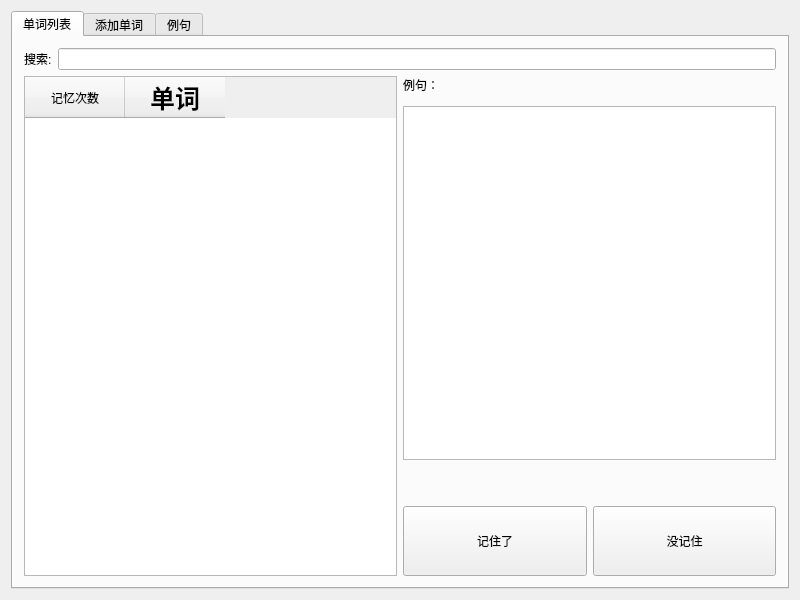
<?xml version="1.0" encoding="UTF-8"?>
<ui version="4.0">
 <class>MainWindow</class>
 <widget class="QMainWindow" name="MainWindow">
  <property name="geometry">
   <rect>
    <x>0</x>
    <y>0</y>
    <width>800</width>
    <height>600</height>
   </rect>
  </property>
  <property name="windowTitle">
   <string>快去背单词!!!</string>
  </property>
  <widget class="QWidget" name="centralWidget">
   <layout class="QGridLayout" name="gridLayout">
    <item row="0" column="0">
     <widget class="QTabWidget" name="tabWidget">
      <property name="currentIndex">
       <number>0</number>
      </property>
      <widget class="QWidget" name="word_list">
       <attribute name="title">
        <string>单词列表</string>
       </attribute>
       <layout class="QGridLayout" name="gridLayout_2">
        <item row="1" column="0" colspan="2">
         <layout class="QHBoxLayout" name="horizontalLayout">
          <item>
           <widget class="QLabel" name="label">
            <property name="text">
             <string>搜索:</string>
            </property>
           </widget>
          </item>
          <item>
           <widget class="QLineEdit" name="lineEdit"/>
          </item>
         </layout>
        </item>
        <item row="4" column="1">
         <widget class="QListWidget" name="listWidget_sample"/>
        </item>
        <item row="5" column="1">
         <layout class="QGridLayout" name="gridLayout_4">
          <item row="0" column="0">
           <widget class="QLabel" name="label_word">
            <property name="text">
             <string/>
            </property>
           </widget>
          </item>
          <item row="1" column="0" colspan="2">
           <widget class="QLabel" name="label_explain">
            <property name="text">
             <string/>
            </property>
           </widget>
          </item>
          <item row="0" column="1">
           <widget class="QLabel" name="label_mem_time">
            <property name="text">
             <string/>
            </property>
           </widget>
          </item>
         </layout>
        </item>
        <item row="6" column="1">
         <layout class="QGridLayout" name="gridLayout_3">
          <item row="0" column="0">
           <widget class="QPushButton" name="pushButton_remeber">
            <property name="minimumSize">
             <size>
              <width>180</width>
              <height>70</height>
             </size>
            </property>
            <property name="text">
             <string>记住了</string>
            </property>
           </widget>
          </item>
          <item row="0" column="1">
           <widget class="QPushButton" name="pushButton_refresh">
            <property name="minimumSize">
             <size>
              <width>180</width>
              <height>70</height>
             </size>
            </property>
            <property name="text">
             <string>没记住</string>
            </property>
           </widget>
          </item>
         </layout>
        </item>
        <item row="2" column="1">
         <widget class="QLabel" name="label_4">
          <property name="text">
           <string>例句：</string>
          </property>
         </widget>
        </item>
        <item row="2" column="0" rowspan="5">
         <widget class="QTableWidget" name="tableWidget_word_list">
          <column>
           <property name="text">
            <string>记忆次数</string>
           </property>
          </column>
          <column>
           <property name="text">
            <string>单词</string>
           </property>
           <property name="font">
            <font>
             <pointsize>19</pointsize>
             <weight>75</weight>
             <bold>true</bold>
            </font>
           </property>
          </column>
         </widget>
        </item>
       </layout>
      </widget>
      <widget class="QWidget" name="tab_2">
       <attribute name="title">
        <string>添加单词</string>
       </attribute>
       <layout class="QGridLayout" name="gridLayout_5">
        <item row="3" column="1">
         <layout class="QHBoxLayout" name="horizontalLayout_3">
          <item>
           <widget class="QLabel" name="label_3">
            <property name="text">
             <string>解释:</string>
            </property>
           </widget>
          </item>
          <item>
           <widget class="QLineEdit" name="lineEdit_add_new_explain"/>
          </item>
         </layout>
        </item>
        <item row="2" column="1">
         <layout class="QHBoxLayout" name="horizontalLayout_2">
          <item>
           <widget class="QLabel" name="label_2">
            <property name="text">
             <string>单词:</string>
            </property>
           </widget>
          </item>
          <item>
           <widget class="QLineEdit" name="lineEdit_add_new_word"/>
          </item>
         </layout>
        </item>
        <item row="5" column="1">
         <widget class="QPushButton" name="pushButton_addNewWord">
          <property name="minimumSize">
           <size>
            <width>0</width>
            <height>70</height>
           </size>
          </property>
          <property name="text">
           <string>添加</string>
          </property>
         </widget>
        </item>
        <item row="4" column="1">
         <spacer name="verticalSpacer">
          <property name="orientation">
           <enum>Qt::Vertical</enum>
          </property>
          <property name="sizeHint" stdset="0">
           <size>
            <width>20</width>
            <height>40</height>
           </size>
          </property>
         </spacer>
        </item>
       </layout>
      </widget>
      <widget class="QWidget" name="tab_3">
       <attribute name="title">
        <string>例句</string>
       </attribute>
       <layout class="QGridLayout" name="gridLayout_6">
        <item row="2" column="2">
         <widget class="QLabel" name="label_5">
          <property name="text">
           <string>例句：</string>
          </property>
         </widget>
        </item>
        <item row="2" column="3">
         <widget class="QLineEdit" name="lineEdit_add_new_sample"/>
        </item>
        <item row="4" column="3">
         <widget class="QPushButton" name="pushButton_add_new_sample">
          <property name="minimumSize">
           <size>
            <width>0</width>
            <height>70</height>
           </size>
          </property>
          <property name="text">
           <string>添加</string>
          </property>
         </widget>
        </item>
        <item row="1" column="0" rowspan="4">
         <widget class="QListWidget" name="listWidget_word_list"/>
        </item>
        <item row="3" column="3">
         <widget class="QLineEdit" name="lineEdit_add_new_sample_explain"/>
        </item>
        <item row="3" column="2">
         <widget class="QLabel" name="label_6">
          <property name="text">
           <string>解释：</string>
          </property>
         </widget>
        </item>
        <item row="0" column="0">
         <widget class="QLabel" name="label_7">
          <property name="text">
           <string>单词列表</string>
          </property>
         </widget>
        </item>
        <item row="0" column="2" colspan="2">
         <widget class="QLabel" name="label_8">
          <property name="text">
           <string>例句</string>
          </property>
         </widget>
        </item>
        <item row="1" column="2" colspan="2">
         <widget class="QListWidget" name="listWidget_sample_list"/>
        </item>
       </layout>
      </widget>
     </widget>
    </item>
   </layout>
  </widget>
 </widget>
 <layoutdefault spacing="6" margin="11"/>
 <resources/>
 <connections/>
</ui>
